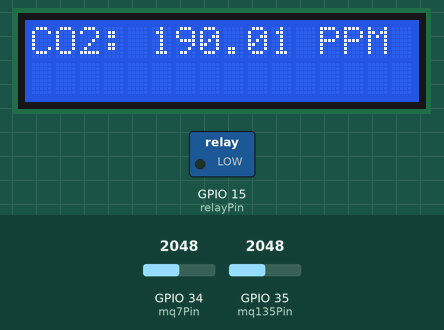
Bench run of a sketch on a simulated ESP32. On the bench: 16×2 character LCD, switched loads named in the sketch (green lamp = pin HIGH). Inputs (shaded band) come from the test bench; at power-on: GPIO 35 (mq135Pin) = 2048, GPIO 34 (mq7Pin) = 2048. WiFi joins after 1.5 s; servers stay silent unless stated; web services answer with replies made up by the test bench; what the sketch prints to the serial monitor is not drawn.

Above: at 3.2 s.
3.3 s: GPIO 35 (mq135Pin) set to 707
At 14.1 s:
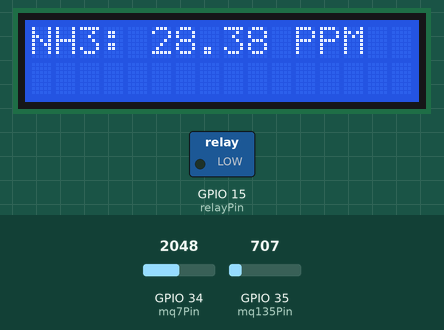
16.1 s: GPIO 35 (mq135Pin) set to 617
At 23.5 s:
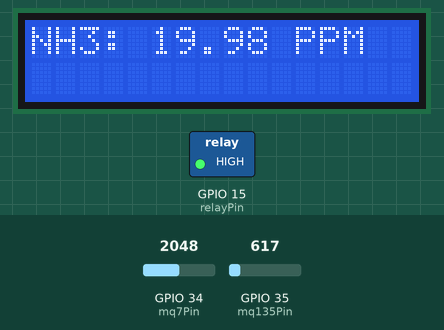
30.1 s: GPIO 35 (mq135Pin) set to 4
At 38.0 s:
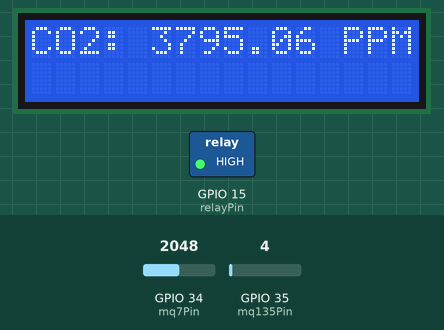
39.9 s: GPIO 35 (mq135Pin) set to 1
At 49.9 s:
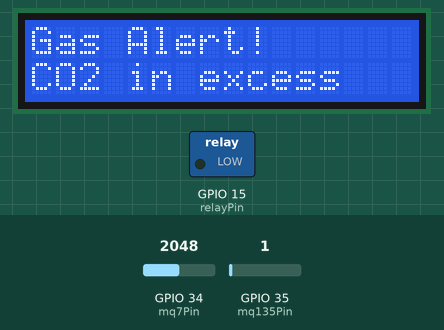
53.9 s: GPIO 34 (mq7Pin) set to 2866
At 63.0 s:
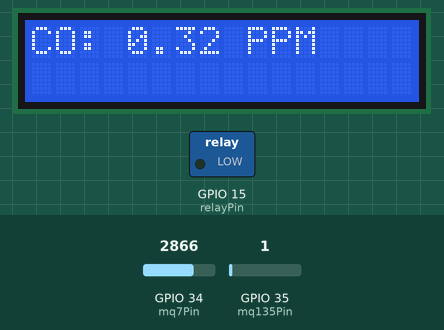
64.8 s: GPIO 34 (mq7Pin) set to 3603
At 71.5 s:
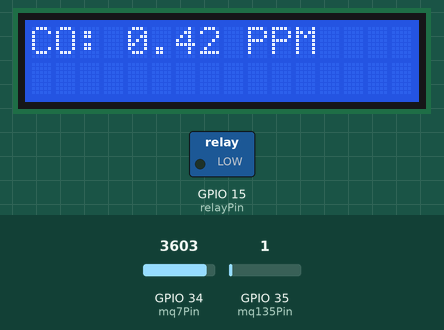
Timing chart, 0 to 73.0 s (numbered marks = the images above; inputs shaded):
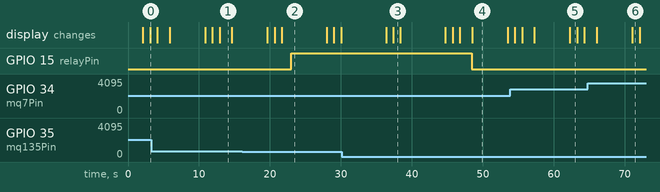

The sketch:

code.ino
```cpp
#include <Arduino.h>
#include <WiFi.h>
#include <HTTPClient.h>
#include <ThingSpeak.h>
#include <Wire.h>
#include <LiquidCrystal_I2C.h>

const char *ssid = "Deviename"; // add your netwrok name
const char *password = "ps"; // add the password
const char *thingSpeakApiKey = "customized"; // code available on thingspeak server
const long channelId = 99; // available on personalized server

WiFiClient client;

const int mq7Pin = 34;
const int mq135Pin = 35;
const int relayPin = 15;

float V_RL_MQ7 = 0.4;
float R_L_MQ7 = 10;
float S_MQ7 = 60;

float A_MQ135_CO2 = 400;
float B_MQ135_CO2 = 0.35;
float C_MQ135_CO2 = -0.48;

float Rs_Min = 30;
float Rs_Max = 200;
float NH3_Concentration = 100;
float Vc = 5.0;

const float COThreshold = 25;
const float CO2Threshold = 5000;
const float NH3Threshold = 25;

LiquidCrystal_I2C lcd(0x27, 16, 2);

void setup() {
  Serial.begin(9600);
  Serial.println("Gas Sensor Testing:");

  pinMode(relayPin, OUTPUT);

  connectToWiFi();

  ThingSpeak.begin(client);

  lcd.init();
  lcd.backlight();
}
void loop() {
  int mq7RawValue = analogRead(mq7Pin);
  int mq135RawValue = analogRead(mq135Pin);

  float mq7Voltage = mq7RawValue * (3.3 / 4095.0);
  float mq135Voltage = mq135RawValue * (3.3 / 4095.0);

  float mq7PPM = (mq7Voltage - V_RL_MQ7) * (R_L_MQ7 / S_MQ7);
  float mq135PPM_CO2 = A_MQ135_CO2 * pow((mq135Voltage / B_MQ135_CO2), C_MQ135_CO2);

  float RsValue = ((Vc - mq135Voltage) * Rs_Max) / (mq135Voltage * Rs_Min);
  float NH3PPM = pow((RsValue / Rs_Min), -2.303) * NH3_Concentration;

  Serial.print("MQ7 PPM (CO): ");
  Serial.print(mq7PPM);
  Serial.print("\t MQ135 PPM (CO2): ");
  Serial.print(mq135PPM_CO2);
  Serial.print("\t NH3 PPM (Ammonia): ");
  Serial.println(NH3PPM);

  // Display on LCD
  lcd.clear();
  lcd.setCursor(0, 0);
  lcd.print("CO: ");
  lcd.print(mq7PPM);
  lcd.print(" PPM");

  delay(1000);

  lcd.clear();
  lcd.setCursor(0, 0);
  lcd.print("CO2: ");
  lcd.print(mq135PPM_CO2);
  lcd.print(" PPM");

  delay(1000);

  lcd.clear();
  lcd.setCursor(0, 0);
  lcd.print("NH3: ");
  lcd.print(NH3PPM);
  lcd.print(" PPM");

  delay(1000);

  checkAndSendToThingSpeak(mq7PPM, mq135PPM_CO2, NH3PPM);

  if (mq7PPM > COThreshold || mq135PPM_CO2 > CO2Threshold || NH3PPM > NH3Threshold) {
    digitalWrite(relayPin, LOW);

    lcd.clear();
    lcd.setCursor(0, 0);
    lcd.print("Gas Alert!");

    lcd.setCursor(0, 1);
    if (mq7PPM > COThreshold) {
      lcd.print("CO in excess");
    } else if (mq135PPM_CO2 > CO2Threshold) {
      lcd.print("CO2 in excess");
    } else if (NH3PPM > NH3Threshold) {
      lcd.print("NH3 in excess");
    }
  } else {
    digitalWrite(relayPin, HIGH);
  }

  delay(5000);
}

void connectToWiFi() {
  Serial.print("Connecting to WiFi");
  WiFi.begin(ssid, password);
  while (WiFi.status() != WL_CONNECTED) {
    delay(1000);
    Serial.print(".");
  }
  Serial.println("Connected to WiFi");
}

void checkAndSendToThingSpeak(float mq7, float mq135_CO2, float NH3) {
  if (mq7 > COThreshold) {
    Serial.println("Beware, polluted air! High CO concentration detected!");
    triggerIFTTTEvent("Alert1");
    triggerIFTTTEvent("Alert2");
  }

  if (mq135_CO2 > CO2Threshold) {
    Serial.println("Beware, polluted air! High CO2 concentration detected!");
    triggerIFTTTEvent("Alert1");
    triggerIFTTTEvent("Alert2");
  }

  if (NH3 > NH3Threshold) {
    Serial.println("Beware, polluted air! High NH3 concentration detected!");
    triggerIFTTTEvent("Alert1");
    triggerIFTTTEvent("Alert2");
  }

  if (WiFi.status() == WL_CONNECTED) {
    ThingSpeak.setField(1, mq7);
    ThingSpeak.setField(2, mq135_CO2);
    ThingSpeak.setField(3, NH3);
    int response = ThingSpeak.writeFields(channelId, thingSpeakApiKey);
    if (response == 200) {
      Serial.println("Data sent to ThingSpeak successfully!");
    } else {
      Serial.println("Error sending data to ThingSpeak. HTTP error code " + String(response));
    }
  } else {
    Serial.println("WiFi is not connected. Data not sent to ThingSpeak.");
  }

}

void triggerIFTTTEvent(String eventName) {
  String url = "https://maker.ifttt.com/trigger/" + eventName + "/json/with/key/dn7horxJmSyn3Ie0VKnijD";
  HTTPClient http;
  http.begin(url);
  int httpResponseCode = http.GET();
  http.end();

  Serial.println("IFTTT event triggered: " + eventName);
}
```

Measured:
- the behaviour switches between 674 and 673 on GPIO 35 (mq135Pin) (found by bisection; images 1 and 2)
- the behaviour switches between 3 and 2 on GPIO 35 (mq135Pin) (found by bisection; images 3 and 4)
- after the input at 16.1 s, GPIO 15 (relayPin): LOW → HIGH after 6.9 s
- after the input at 39.9 s, GPIO 15 (relayPin): HIGH → LOW after 8.6 s
- what the display in image 1 shows lasts 1.7 s, from 12.9 s to 14.6 s
- what the display in image 2 shows lasts 6.3 s, from 21.7 s to 28.0 s
- what the display in image 3 shows lasts 1.0 s, from 37.4 s to 38.4 s
